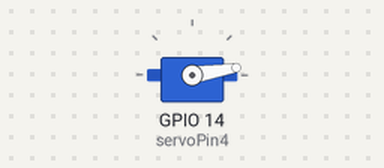
Simulated run of this sketch. Board: ESP32. On the bench: servo.

Above: at 5.05 s.
At 5.2 s:
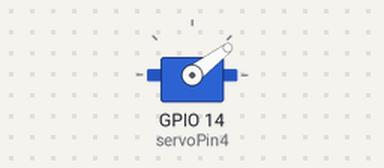
At 5.4 s:
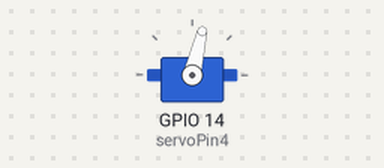
At 5.8 s:
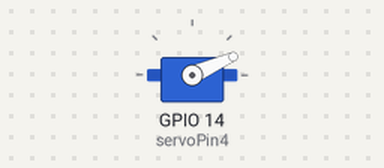
Timing chart, 0 to 8.0 s (numbered marks = the images above):
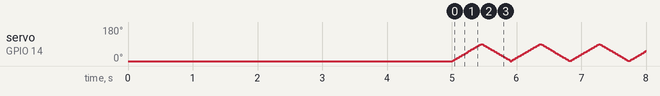

The sketch:

esp32_servoShield.ino
```cpp
#include <ESP32Servo.h>

Servo myservo;  // create servo object to control a servo
Servo myservo2;
Servo myservo3;
Servo myservo4;
// 16 servo objects can be created on the ESP32

int pos = 0;    // variable to store the servo position
// Recommended PWM GPIO pins on the ESP32 include 2,4,12-19,21-23,25-27,32-33
int servoPin = 12;
int servoPin2 = 18;
int servoPin3 = 19;
int servoPin4 = 14;


int freePin = 13;


void setup() {
	// Allow allocation of all timers
	ESP32PWM::allocateTimer(0);
	ESP32PWM::allocateTimer(1);
	ESP32PWM::allocateTimer(2);
	ESP32PWM::allocateTimer(3);
	myservo.setPeriodHertz(50);    // standard 50 hz servo
	myservo.attach(servoPin, 500, 2400); // attaches the servo on pin 18 to the servo object
  myservo.attach(servoPin2, 500, 2400);
  myservo.attach(servoPin3, 500, 2400);
  myservo.attach(servoPin4, 500, 2400);
	// using default min/max of 1000us and 2000us
	// different servos may require different min/max settings
	// for an accurate 0 to 180 sweep

  myservo.write(0);    // tell servo to go to position in variable 'pos'
  myservo2.write(0);
  myservo3.write(0);
  myservo4.write(0);

  delay(5000);
}

void loop() {
	for (pos = 0; pos <= 90; pos += 1) { // goes from 0 degrees to 180 degrees
		// in steps of 1 degree
		myservo.write(pos);    // tell servo to go to position in variable 'pos'
    myservo2.write(pos);
    myservo3.write(pos);
    myservo4.write(pos);
		delay(5);             // waits 15ms for the servo to reach the position
	}
	for (pos = 90; pos >= 0; pos -= 1) { // goes from 180 degrees to 0 degrees
		myservo.write(pos);
    myservo2.write(pos);
    myservo3.write(pos);
    myservo4.write(pos);   // tell servo to go to position in variable 'pos'
		delay(5);             // waits 15ms for the servo to reach the position
	}
}
```
